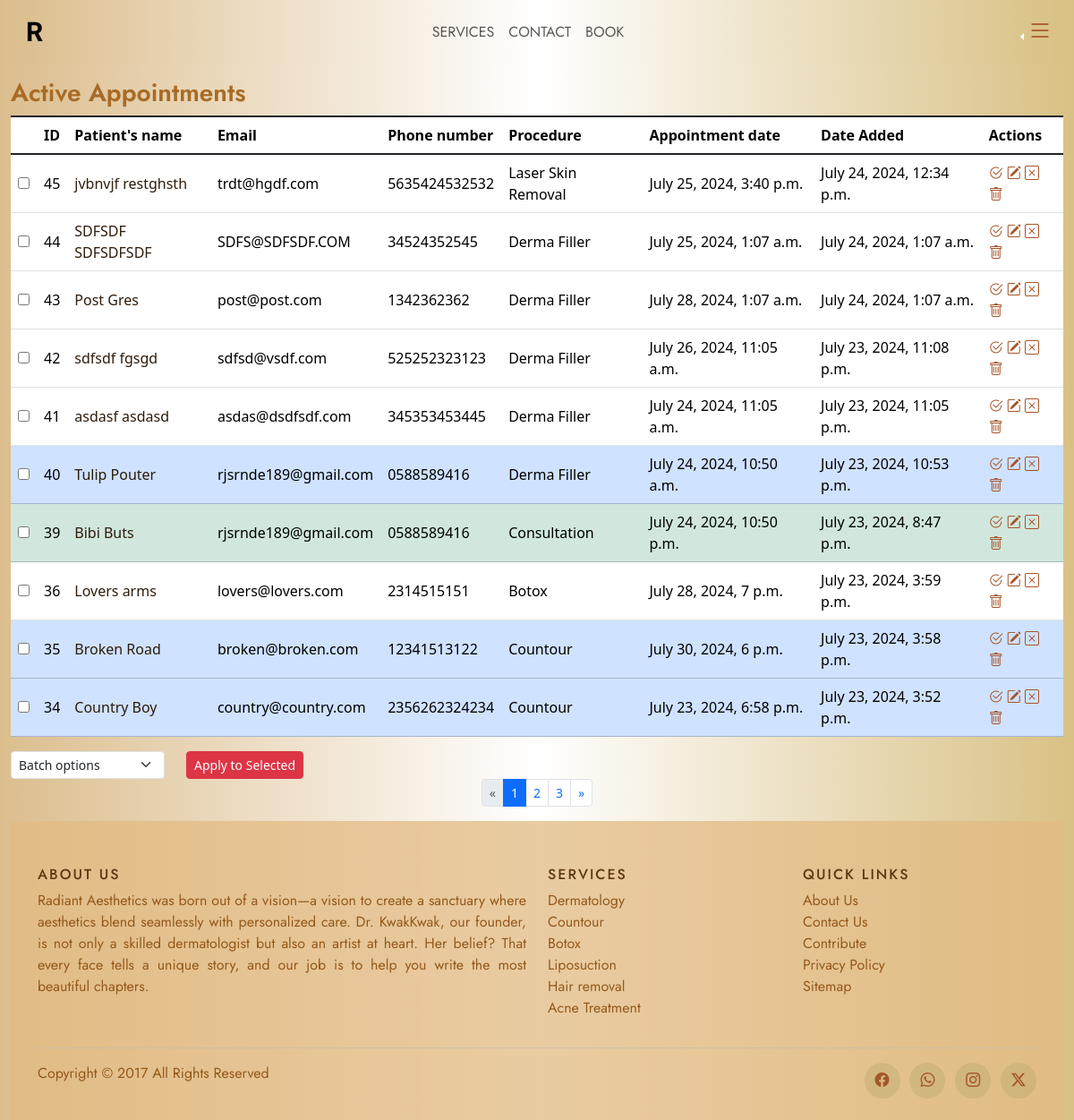
Screenshot of /active_appointments/ with the database file from the repository.
### website/models.py (models this page shows, shortened)
class Patient(models.Model):
    first_name = models.CharField(max_length=100)
    last_name = models.CharField(max_length=100)
    service = models.ForeignKey(Category, on_delete=models.CASCADE, related_name="type_of")
    email = models.EmailField()
    phone_number = models.CharField(max_length=16)
    details = models.TextField(max_length=3000, null=True, blank=True)
    appt_date = models.DateTimeField()
    date_added = models.DateTimeField(auto_now_add=True)
    is_active = models.BooleanField(default=True, blank=True)
    is_done = models.BooleanField(default=False, blank=True)
    is_confirmed = models.BooleanField(default=False, blank=True)
    user = models.ForeignKey(settings.AUTH_USER_MODEL, on_delete=models.CASCADE, null=True, blank=True, related_name="booker")

class Category(models.Model):
    type = models.CharField(max_length=100)
    def __str__(self):
        return self.type

### website/views.py (the view)
# urls.py: path('active_appointments/', views.active_appointments, name='active_appointments'),
def active_appointments(request):
    patients = Patient.objects.all().order_by('-date_added')
    paginator = Paginator(patients ,10)
    page_number = request.GET.get('page')
    page_obj = paginator.get_page(page_number)
    return render(request, 'website/active_appointments.html', {
        'page_obj': page_obj
        })

### website/templates/website/active_appointments.html (shortened to what this page needs)
{% extends 'website/layout.html' %}
{% load static %}
{% block body %}
<div class="container-fluid">
    <h3>Active Appointments</h3>
    <form method="post" action="{% url 'manage_appointments' %}">
        <div class="table-responsive">
        <table class="table align-middle table-hover table-group-divider">
            <thead>
                <tr>
                    <th scope="col"></th>
                    <th scope="col">ID</th>
                    <th scope="col">Patient's name</th>
                    <th scope="col">Email</th>
                    <th scope="col">Phone number</th>
                    <th scope="col">Procedure</th>
                    <th scope="col">Appointment date</th>
                    <th scope="col">Date Added</th>
                    <th scope="col">Actions</th>
                </tr>
            </thead>
            <tbody class="table-group-divider my-lg-5">
                {% if page_obj %}
                {% for patient in page_obj %}
                <tr {% if not patient.is_active %} class="table-secondary text-muted"
                    {% elif patient.is_done %}
                        class="table-success"
                    {% elif patient.is_confirmed%}
                    class="table-primary"
                    {% endif %}class="tablerow">
                    <td><input type="checkbox" name="selected_appointments" value="{{ patient.id }}"></td>
                    <td>{{ patient.id }}</td>
                    <td><a href="{% url 'appt_details' patient.id %}">{{ patient.first_name }} {{ patient.last_name }}</a></td>
                    <td>{{ patient.email }}</td>
                    <td>{{ patient.phone_number }}</td>
                    <td>{{ patient.service }}</td>
                    <td>{{ patient.appt_date }}</td>
                    <td>{{ patient.date_added }}</td>
                    <td>
                        {% if patient.is_active %}
                            {% if not patient.is_done %}
                                <a href="{% url 'done_appt' patient.id %}" value="done"><i class="bi bi-check2-circle" data-bs-toggle="tooltip" data-bs-title="Done"></i></a>
                            {% else %}
                                <a href="{% url 'undone_appt' patient.id %}" value="done"><i class="bi bi-check2-circle" data-bs-toggle="tooltip" data-bs-title="UnDone"></i></a>
                            {% endif %}
                        <a href="{% url 'edit_appointment' patient.id %}"><i class="bi bi-pencil-square" data-bs-toggle="tooltip" data-bs-title="Edit"></i></a>
                        <a href="{% url 'cancel_appointment' patient.id %}"  onclick="return confirm('Are you sure you want to CANCEL this appointment?')">
                            <i class="bi bi-x-square" data-bs-toggle="tooltip" data-bs-title="Cancel"></i></a>
                        <a href="{% url 'delete_appointment' patient.id %}"  onclick="return confirm('Are you sure you want to DELETE this appointment?\n THIS CANNOT BE UNDONE!')">
                            <i class="bi bi-trash" data-bs-toggle="tooltip" data-bs-title="Delete"></i></a>
                        {% else %}
                        <span class="badge bg-secondary">Canceled</span>
                        <a href="{% url 'delete_appointment' patient.id %}"  onclick="return confirm('Are you sure you want to DELETE this appointment? \n THIS CANNOT BE UNDONE!')">
                            <i class="bi bi-trash" data-bs-toggle="tooltip" data-bs-title="Delete"></i></a>
                        {% endif %}
                    </td>
                </tr>
                {% endfor %}
                {% endif %}
            </tbody>
        </table>
        </div>
        <div class="d-flex justify-content-start">
            <div>
                <select name="action" class="form-select form-select-sm">
                    <option>Batch options</option>
                </select>
            </div>
            <div class="mx-4">
                <button type="submit" onclick="return confirm('Confirm batch action?')" class="btn btn-sm btn-danger">Apply to Selected</button>
            </div>
        </div>
    </form>
     <nav aria-label="Page navigation">
        <ul class="pagination pagination-sm justify-content-center">
            {% if page_obj.has_previous %}
                <li class="page-item">
                    <a class="page-link" href="?page={{ page_obj.previous_page_number }}" aria-label="Previous">
                        <span aria-hidden="true">&laquo;</span>
                    </a>
                </li>
            {% else %}
                <li class="page-item disabled">
                    <a class="page-link" href="#" aria-label="Previous">
                        <span aria-hidden="true">&laquo;</span>
                    </a>
                </li>
            {% endif %}
            {% for num in page_obj.paginator.page_range %}
                {% if page_obj.number == num %}
                    <li class="page-item active"><a class="page-link" href="#">{{ num }}</a></li>
                {% else %}
                    <li class="page-item"><a class="page-link" href="?page={{ num }}">{{ num }}</a></li>
                {% endif %}
            {% endfor %}
            {% if page_obj.has_next %}
                <li class="page-item">
                    <a class="page-link" href="?page={{ page_obj.next_page_number }}" aria-label="Next">
                        <span aria-hidden="true">&raquo;</span>
                    </a>
                </li>
            {% else %}
                <li class="page-item disabled">
                    <a class="page-link" href="#" aria-label="Next">
                        <span aria-hidden="true">&raquo;</span>
                    </a>
                </li>
            {% endif %}
        </ul>
    </nav>
</div>
{% endblock %}

### website/static/website/instyle.css (style rules this page uses)
html { overflow-x: hidden !important; max-width : 100%; scroll-behavior: smooth; scroll-snap-align: start; scroll-snap-type: y mandatory; }
body, .navbar, .c-dropmenu { background-image: linear-gradient(to right, rgb(220, 190, 142), rgb(255, 255, 255), rgb(217, 193, 133)); }
a { text-decoration: none; color:#2e1c0b; }
.bi { color: rgb(165, 85, 42); }
h3 { font-family: "Jost", sans-serif; font-optical-sizing: auto; font-weight: 600; font-style: normal; color:rgb(168, 107, 38) }

### rows the page displays
Patient: id "45", first_name "jvbnvjf", last_name "restghsth", email "trdt@hgdf.com", phone_number "5635424532532", service "Laser Skin Removal", appt_date "July 25, 2024, 3:40 p.m.", date_added "July 24, 2024, 12:34 p.m.", is_active True (drawn)
Patient: id "44", first_name "SDFSDF", last_name "SDFSDFSDF", email "SDFS@SDFSDF.COM", phone_number "34524352545", service "Derma Filler", appt_date "July 25, 2024, 1:07 a.m.", date_added "July 24, 2024, 1:07 a.m.", is_active True (drawn)
Patient: id "43", first_name "Post", last_name "Gres", email "post@post.com", phone_number "1342362362", service "Derma Filler", appt_date "July 28, 2024, 1:07 a.m.", date_added "July 24, 2024, 1:07 a.m.", is_active True (drawn)
Patient: id "42", first_name "sdfsdf", last_name "fgsgd", email "sdfsd@vsdf.com", phone_number "525252323123", service "Derma Filler", appt_date "July 26, 2024, 11:05 a.m.", date_added "July 23, 2024, 11:08 p.m.", is_active True (drawn)
Patient: id "41", first_name "asdasf", last_name "asdasd", email "asdas@dsdfsdf.com", phone_number "345353453445", service "Derma Filler", appt_date "July 24, 2024, 11:05 a.m.", date_added "July 23, 2024, 11:05 p.m.", is_active True (drawn)
Patient: id "40", first_name "Tulip", last_name "Pouter", email "rjsrnde189@gmail.com", phone_number "0588589416", service "Derma Filler", appt_date "July 24, 2024, 10:50 a.m.", date_added "July 23, 2024, 10:53 p.m.", is_active True (drawn)
Patient: id "39", first_name "Bibi", last_name "Buts", email "rjsrnde189@gmail.com", phone_number "0588589416", service "Consultation", appt_date "July 24, 2024, 10:50 p.m.", date_added "July 23, 2024, 8:47 p.m.", is_active True (drawn)
Patient: id "36", first_name "Lovers", last_name "arms", email "lovers@lovers.com", phone_number "2314515151", service "Botox", appt_date "July 28, 2024, 7 p.m.", date_added "July 23, 2024, 3:59 p.m.", is_active True (drawn)
Patient: id "35", first_name "Broken", last_name "Road", email "broken@broken.com", phone_number "12341513122", service "Countour", appt_date "July 30, 2024, 6 p.m.", date_added "July 23, 2024, 3:58 p.m.", is_active True (drawn)
Patient: id "34", first_name "Country", last_name "Boy", email "country@country.com", phone_number "2356262324234", service "Countour", appt_date "July 23, 2024, 6:58 p.m.", date_added "July 23, 2024, 3:52 p.m.", is_active True (drawn)

### other values shown
{{ num }} "1"
{{ num }} "2" "3"
